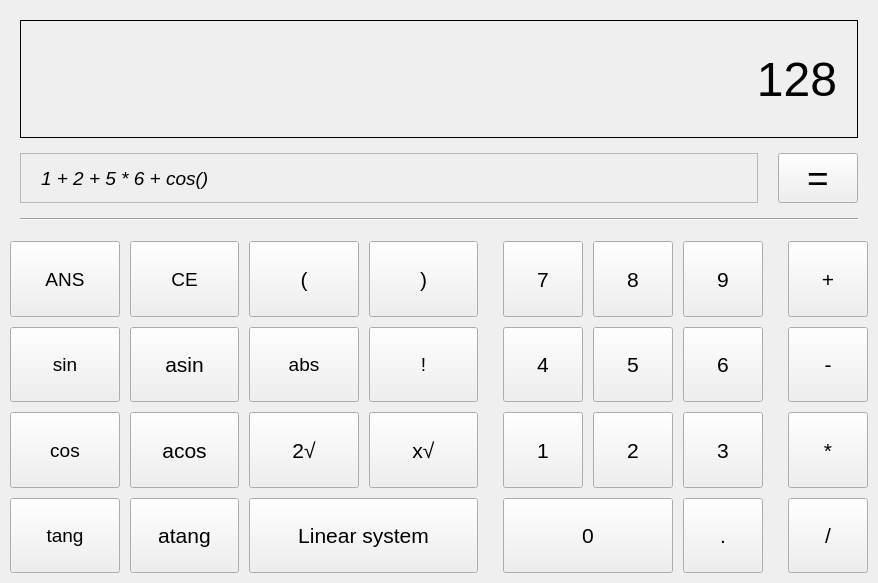
<?xml version="1.0" encoding="UTF-8"?>
<ui version="4.0">
 <class>Form</class>
 <widget class="QWidget" name="Form">
  <property name="windowModality">
   <enum>Qt::NonModal</enum>
  </property>
  <property name="enabled">
   <bool>true</bool>
  </property>
  <property name="geometry">
   <rect>
    <x>0</x>
    <y>0</y>
    <width>878</width>
    <height>583</height>
   </rect>
  </property>
  <property name="sizePolicy">
   <sizepolicy hsizetype="Preferred" vsizetype="Preferred">
    <horstretch>0</horstretch>
    <verstretch>0</verstretch>
   </sizepolicy>
  </property>
  <property name="font">
   <font>
    <pointsize>14</pointsize>
    <italic>false</italic>
   </font>
  </property>
  <property name="windowTitle">
   <string>Calculator - IVS</string>
  </property>
  <layout class="QGridLayout" name="gridLayout_6">
   <property name="leftMargin">
    <number>10</number>
   </property>
   <property name="topMargin">
    <number>10</number>
   </property>
   <property name="rightMargin">
    <number>10</number>
   </property>
   <property name="bottomMargin">
    <number>10</number>
   </property>
   <property name="spacing">
    <number>0</number>
   </property>
   <item row="0" column="0">
    <layout class="QGridLayout" name="gridLayout" rowstretch="2,3" columnstretch="3,3,1,0">
     <property name="leftMargin">
      <number>0</number>
     </property>
     <property name="topMargin">
      <number>0</number>
     </property>
     <property name="rightMargin">
      <number>0</number>
     </property>
     <property name="bottomMargin">
      <number>0</number>
     </property>
     <property name="horizontalSpacing">
      <number>25</number>
     </property>
     <property name="verticalSpacing">
      <number>10</number>
     </property>
     <item row="1" column="2">
      <layout class="QGridLayout" name="gridLayout_3">
       <property name="spacing">
        <number>10</number>
       </property>
       <item row="1" column="0">
        <widget class="QPushButton" name="pushButton_22">
         <property name="sizePolicy">
          <sizepolicy hsizetype="Expanding" vsizetype="Expanding">
           <horstretch>0</horstretch>
           <verstretch>0</verstretch>
          </sizepolicy>
         </property>
         <property name="font">
          <font>
           <pointsize>16</pointsize>
           <italic>false</italic>
          </font>
         </property>
         <property name="text">
          <string>4</string>
         </property>
        </widget>
       </item>
       <item row="0" column="1">
        <widget class="QPushButton" name="pushButton_14">
         <property name="sizePolicy">
          <sizepolicy hsizetype="Expanding" vsizetype="Expanding">
           <horstretch>0</horstretch>
           <verstretch>0</verstretch>
          </sizepolicy>
         </property>
         <property name="font">
          <font>
           <pointsize>16</pointsize>
           <italic>false</italic>
          </font>
         </property>
         <property name="text">
          <string>8</string>
         </property>
        </widget>
       </item>
       <item row="0" column="2">
        <widget class="QPushButton" name="pushButton_15">
         <property name="sizePolicy">
          <sizepolicy hsizetype="Expanding" vsizetype="Expanding">
           <horstretch>0</horstretch>
           <verstretch>0</verstretch>
          </sizepolicy>
         </property>
         <property name="font">
          <font>
           <pointsize>16</pointsize>
           <italic>false</italic>
          </font>
         </property>
         <property name="text">
          <string>9</string>
         </property>
        </widget>
       </item>
       <item row="1" column="1">
        <widget class="QPushButton" name="pushButton_17">
         <property name="sizePolicy">
          <sizepolicy hsizetype="Expanding" vsizetype="Expanding">
           <horstretch>0</horstretch>
           <verstretch>0</verstretch>
          </sizepolicy>
         </property>
         <property name="font">
          <font>
           <pointsize>16</pointsize>
           <italic>false</italic>
          </font>
         </property>
         <property name="text">
          <string>5</string>
         </property>
        </widget>
       </item>
       <item row="0" column="0">
        <widget class="QPushButton" name="pushButton_13">
         <property name="sizePolicy">
          <sizepolicy hsizetype="Expanding" vsizetype="Expanding">
           <horstretch>0</horstretch>
           <verstretch>0</verstretch>
          </sizepolicy>
         </property>
         <property name="font">
          <font>
           <pointsize>16</pointsize>
           <italic>false</italic>
          </font>
         </property>
         <property name="text">
          <string>7</string>
         </property>
        </widget>
       </item>
       <item row="2" column="0">
        <widget class="QPushButton" name="pushButton_25">
         <property name="sizePolicy">
          <sizepolicy hsizetype="Expanding" vsizetype="Expanding">
           <horstretch>0</horstretch>
           <verstretch>0</verstretch>
          </sizepolicy>
         </property>
         <property name="font">
          <font>
           <pointsize>16</pointsize>
           <italic>false</italic>
          </font>
         </property>
         <property name="text">
          <string>1</string>
         </property>
        </widget>
       </item>
       <item row="2" column="1">
        <widget class="QPushButton" name="pushButton_23">
         <property name="sizePolicy">
          <sizepolicy hsizetype="Expanding" vsizetype="Expanding">
           <horstretch>0</horstretch>
           <verstretch>0</verstretch>
          </sizepolicy>
         </property>
         <property name="font">
          <font>
           <pointsize>16</pointsize>
           <italic>false</italic>
          </font>
         </property>
         <property name="text">
          <string>2</string>
         </property>
        </widget>
       </item>
       <item row="3" column="2">
        <widget class="QPushButton" name="pushButton_29">
         <property name="sizePolicy">
          <sizepolicy hsizetype="Expanding" vsizetype="Expanding">
           <horstretch>0</horstretch>
           <verstretch>0</verstretch>
          </sizepolicy>
         </property>
         <property name="font">
          <font>
           <pointsize>16</pointsize>
           <italic>false</italic>
          </font>
         </property>
         <property name="text">
          <string>.</string>
         </property>
        </widget>
       </item>
       <item row="2" column="2">
        <widget class="QPushButton" name="pushButton_28">
         <property name="sizePolicy">
          <sizepolicy hsizetype="Expanding" vsizetype="Expanding">
           <horstretch>0</horstretch>
           <verstretch>0</verstretch>
          </sizepolicy>
         </property>
         <property name="font">
          <font>
           <pointsize>16</pointsize>
           <italic>false</italic>
          </font>
         </property>
         <property name="text">
          <string>3</string>
         </property>
        </widget>
       </item>
       <item row="1" column="2">
        <widget class="QPushButton" name="pushButton_27">
         <property name="sizePolicy">
          <sizepolicy hsizetype="Expanding" vsizetype="Expanding">
           <horstretch>0</horstretch>
           <verstretch>0</verstretch>
          </sizepolicy>
         </property>
         <property name="font">
          <font>
           <pointsize>16</pointsize>
           <italic>false</italic>
          </font>
         </property>
         <property name="text">
          <string>6</string>
         </property>
        </widget>
       </item>
       <item row="3" column="0" colspan="2">
        <widget class="QPushButton" name="pushButton_26">
         <property name="sizePolicy">
          <sizepolicy hsizetype="Expanding" vsizetype="Expanding">
           <horstretch>0</horstretch>
           <verstretch>0</verstretch>
          </sizepolicy>
         </property>
         <property name="font">
          <font>
           <pointsize>16</pointsize>
           <italic>false</italic>
          </font>
         </property>
         <property name="text">
          <string>0</string>
         </property>
        </widget>
       </item>
      </layout>
     </item>
     <item row="1" column="3">
      <layout class="QGridLayout" name="gridLayout_4">
       <property name="spacing">
        <number>10</number>
       </property>
       <item row="2" column="0">
        <widget class="QPushButton" name="pushButton_20">
         <property name="sizePolicy">
          <sizepolicy hsizetype="Expanding" vsizetype="Expanding">
           <horstretch>0</horstretch>
           <verstretch>0</verstretch>
          </sizepolicy>
         </property>
         <property name="font">
          <font>
           <pointsize>16</pointsize>
           <italic>false</italic>
          </font>
         </property>
         <property name="text">
          <string>*</string>
         </property>
        </widget>
       </item>
       <item row="0" column="0">
        <widget class="QPushButton" name="pushButton_18">
         <property name="sizePolicy">
          <sizepolicy hsizetype="Expanding" vsizetype="Expanding">
           <horstretch>0</horstretch>
           <verstretch>0</verstretch>
          </sizepolicy>
         </property>
         <property name="font">
          <font>
           <pointsize>16</pointsize>
           <italic>false</italic>
          </font>
         </property>
         <property name="text">
          <string>+</string>
         </property>
        </widget>
       </item>
       <item row="1" column="0">
        <widget class="QPushButton" name="pushButton_19">
         <property name="sizePolicy">
          <sizepolicy hsizetype="Expanding" vsizetype="Expanding">
           <horstretch>0</horstretch>
           <verstretch>0</verstretch>
          </sizepolicy>
         </property>
         <property name="font">
          <font>
           <pointsize>16</pointsize>
           <italic>false</italic>
          </font>
         </property>
         <property name="text">
          <string>-</string>
         </property>
        </widget>
       </item>
       <item row="3" column="0">
        <widget class="QPushButton" name="pushButton_21">
         <property name="sizePolicy">
          <sizepolicy hsizetype="Expanding" vsizetype="Expanding">
           <horstretch>0</horstretch>
           <verstretch>0</verstretch>
          </sizepolicy>
         </property>
         <property name="font">
          <font>
           <pointsize>16</pointsize>
           <italic>false</italic>
          </font>
         </property>
         <property name="text">
          <string>/</string>
         </property>
        </widget>
       </item>
      </layout>
     </item>
     <item row="1" column="0" colspan="2">
      <layout class="QGridLayout" name="gridLayout_2" columnstretch="0,0,0,0">
       <property name="spacing">
        <number>10</number>
       </property>
       <item row="0" column="3">
        <widget class="QPushButton" name="pushButton_3">
         <property name="sizePolicy">
          <sizepolicy hsizetype="Expanding" vsizetype="Expanding">
           <horstretch>0</horstretch>
           <verstretch>0</verstretch>
          </sizepolicy>
         </property>
         <property name="font">
          <font>
           <pointsize>16</pointsize>
           <italic>false</italic>
          </font>
         </property>
         <property name="text">
          <string>)</string>
         </property>
        </widget>
       </item>
       <item row="2" column="1">
        <widget class="QPushButton" name="pushButton_4">
         <property name="sizePolicy">
          <sizepolicy hsizetype="Expanding" vsizetype="Expanding">
           <horstretch>0</horstretch>
           <verstretch>0</verstretch>
          </sizepolicy>
         </property>
         <property name="font">
          <font>
           <pointsize>16</pointsize>
           <italic>false</italic>
          </font>
         </property>
         <property name="text">
          <string>acos</string>
         </property>
        </widget>
       </item>
       <item row="2" column="3">
        <widget class="QPushButton" name="pushButton_6">
         <property name="sizePolicy">
          <sizepolicy hsizetype="Expanding" vsizetype="Expanding">
           <horstretch>0</horstretch>
           <verstretch>0</verstretch>
          </sizepolicy>
         </property>
         <property name="font">
          <font>
           <pointsize>16</pointsize>
           <italic>false</italic>
          </font>
         </property>
         <property name="text">
          <string>x√</string>
         </property>
        </widget>
       </item>
       <item row="2" column="2">
        <widget class="QPushButton" name="pushButton_5">
         <property name="sizePolicy">
          <sizepolicy hsizetype="Expanding" vsizetype="Expanding">
           <horstretch>0</horstretch>
           <verstretch>0</verstretch>
          </sizepolicy>
         </property>
         <property name="font">
          <font>
           <pointsize>16</pointsize>
           <italic>false</italic>
          </font>
         </property>
         <property name="text">
          <string>2√</string>
         </property>
        </widget>
       </item>
       <item row="0" column="2">
        <widget class="QPushButton" name="pushButton_2">
         <property name="sizePolicy">
          <sizepolicy hsizetype="Expanding" vsizetype="Expanding">
           <horstretch>0</horstretch>
           <verstretch>0</verstretch>
          </sizepolicy>
         </property>
         <property name="font">
          <font>
           <pointsize>16</pointsize>
           <italic>false</italic>
          </font>
         </property>
         <property name="text">
          <string>(</string>
         </property>
        </widget>
       </item>
       <item row="1" column="1">
        <widget class="QPushButton" name="pushButton">
         <property name="sizePolicy">
          <sizepolicy hsizetype="Expanding" vsizetype="Expanding">
           <horstretch>0</horstretch>
           <verstretch>0</verstretch>
          </sizepolicy>
         </property>
         <property name="font">
          <font>
           <pointsize>16</pointsize>
           <italic>false</italic>
          </font>
         </property>
         <property name="text">
          <string>asin</string>
         </property>
        </widget>
       </item>
       <item row="3" column="1">
        <widget class="QPushButton" name="pushButton_9">
         <property name="sizePolicy">
          <sizepolicy hsizetype="Expanding" vsizetype="Expanding">
           <horstretch>0</horstretch>
           <verstretch>0</verstretch>
          </sizepolicy>
         </property>
         <property name="font">
          <font>
           <pointsize>16</pointsize>
           <italic>false</italic>
          </font>
         </property>
         <property name="text">
          <string>atang</string>
         </property>
        </widget>
       </item>
       <item row="1" column="3">
        <widget class="QPushButton" name="pushButton_30">
         <property name="sizePolicy">
          <sizepolicy hsizetype="Expanding" vsizetype="Expanding">
           <horstretch>0</horstretch>
           <verstretch>0</verstretch>
          </sizepolicy>
         </property>
         <property name="text">
          <string>!</string>
         </property>
        </widget>
       </item>
       <item row="1" column="0">
        <widget class="QPushButton" name="pushButton_32">
         <property name="sizePolicy">
          <sizepolicy hsizetype="Expanding" vsizetype="Expanding">
           <horstretch>0</horstretch>
           <verstretch>0</verstretch>
          </sizepolicy>
         </property>
         <property name="text">
          <string>sin</string>
         </property>
        </widget>
       </item>
       <item row="0" column="0">
        <widget class="QPushButton" name="pushButton_33">
         <property name="sizePolicy">
          <sizepolicy hsizetype="Expanding" vsizetype="Expanding">
           <horstretch>0</horstretch>
           <verstretch>0</verstretch>
          </sizepolicy>
         </property>
         <property name="text">
          <string>ANS</string>
         </property>
        </widget>
       </item>
       <item row="2" column="0">
        <widget class="QPushButton" name="pushButton_34">
         <property name="sizePolicy">
          <sizepolicy hsizetype="Expanding" vsizetype="Expanding">
           <horstretch>0</horstretch>
           <verstretch>0</verstretch>
          </sizepolicy>
         </property>
         <property name="text">
          <string>cos</string>
         </property>
        </widget>
       </item>
       <item row="1" column="2">
        <widget class="QPushButton" name="pushButton_24">
         <property name="sizePolicy">
          <sizepolicy hsizetype="Expanding" vsizetype="Expanding">
           <horstretch>0</horstretch>
           <verstretch>0</verstretch>
          </sizepolicy>
         </property>
         <property name="text">
          <string>abs</string>
         </property>
        </widget>
       </item>
       <item row="0" column="1">
        <widget class="QPushButton" name="pushButton_31">
         <property name="sizePolicy">
          <sizepolicy hsizetype="Expanding" vsizetype="Expanding">
           <horstretch>0</horstretch>
           <verstretch>0</verstretch>
          </sizepolicy>
         </property>
         <property name="text">
          <string>CE</string>
         </property>
        </widget>
       </item>
       <item row="3" column="0">
        <widget class="QPushButton" name="pushButton_35">
         <property name="sizePolicy">
          <sizepolicy hsizetype="Expanding" vsizetype="Expanding">
           <horstretch>0</horstretch>
           <verstretch>0</verstretch>
          </sizepolicy>
         </property>
         <property name="text">
          <string>tang</string>
         </property>
        </widget>
       </item>
       <item row="3" column="2" colspan="2">
        <widget class="QPushButton" name="pushButton_7">
         <property name="sizePolicy">
          <sizepolicy hsizetype="Expanding" vsizetype="Expanding">
           <horstretch>0</horstretch>
           <verstretch>0</verstretch>
          </sizepolicy>
         </property>
         <property name="font">
          <font>
           <pointsize>16</pointsize>
           <italic>false</italic>
          </font>
         </property>
         <property name="text">
          <string>Linear system</string>
         </property>
        </widget>
       </item>
      </layout>
     </item>
     <item row="0" column="0" colspan="4">
      <layout class="QGridLayout" name="gridLayout_5" rowstretch="5,0,0" columnstretch="5,0">
       <property name="sizeConstraint">
        <enum>QLayout::SetDefaultConstraint</enum>
       </property>
       <property name="leftMargin">
        <number>10</number>
       </property>
       <property name="topMargin">
        <number>10</number>
       </property>
       <property name="rightMargin">
        <number>10</number>
       </property>
       <property name="bottomMargin">
        <number>10</number>
       </property>
       <property name="horizontalSpacing">
        <number>20</number>
       </property>
       <property name="verticalSpacing">
        <number>15</number>
       </property>
       <item row="2" column="0" colspan="2">
        <widget class="Line" name="line_2">
         <property name="orientation">
          <enum>Qt::Horizontal</enum>
         </property>
        </widget>
       </item>
       <item row="1" column="1">
        <widget class="QPushButton" name="pushButton_16">
         <property name="sizePolicy">
          <sizepolicy hsizetype="Preferred" vsizetype="Preferred">
           <horstretch>0</horstretch>
           <verstretch>0</verstretch>
          </sizepolicy>
         </property>
         <property name="font">
          <font>
           <pointsize>28</pointsize>
           <weight>50</weight>
           <italic>false</italic>
           <bold>false</bold>
          </font>
         </property>
         <property name="text">
          <string>=</string>
         </property>
        </widget>
       </item>
       <item row="1" column="0">
        <widget class="QLabel" name="label_2">
         <property name="sizePolicy">
          <sizepolicy hsizetype="Preferred" vsizetype="Preferred">
           <horstretch>0</horstretch>
           <verstretch>0</verstretch>
          </sizepolicy>
         </property>
         <property name="font">
          <font>
           <pointsize>14</pointsize>
           <italic>true</italic>
          </font>
         </property>
         <property name="frameShape">
          <enum>QFrame::StyledPanel</enum>
         </property>
         <property name="frameShadow">
          <enum>QFrame::Plain</enum>
         </property>
         <property name="text">
          <string>1 + 2 + 5 * 6 + cos()</string>
         </property>
         <property name="alignment">
          <set>Qt::AlignLeading|Qt::AlignLeft|Qt::AlignVCenter</set>
         </property>
         <property name="wordWrap">
          <bool>false</bool>
         </property>
         <property name="margin">
          <number>10</number>
         </property>
         <property name="indent">
          <number>20</number>
         </property>
        </widget>
       </item>
       <item row="0" column="0" colspan="2">
        <widget class="QLabel" name="label">
         <property name="sizePolicy">
          <sizepolicy hsizetype="Minimum" vsizetype="Preferred">
           <horstretch>0</horstretch>
           <verstretch>0</verstretch>
          </sizepolicy>
         </property>
         <property name="font">
          <font>
           <pointsize>36</pointsize>
           <italic>false</italic>
          </font>
         </property>
         <property name="mouseTracking">
          <bool>true</bool>
         </property>
         <property name="frameShape">
          <enum>QFrame::Box</enum>
         </property>
         <property name="frameShadow">
          <enum>QFrame::Plain</enum>
         </property>
         <property name="lineWidth">
          <number>1</number>
         </property>
         <property name="midLineWidth">
          <number>0</number>
         </property>
         <property name="text">
          <string>128</string>
         </property>
         <property name="textFormat">
          <enum>Qt::AutoText</enum>
         </property>
         <property name="alignment">
          <set>Qt::AlignRight|Qt::AlignTrailing|Qt::AlignVCenter</set>
         </property>
         <property name="indent">
          <number>20</number>
         </property>
        </widget>
       </item>
      </layout>
     </item>
    </layout>
   </item>
  </layout>
 </widget>
 <resources/>
 <connections/>
</ui>
